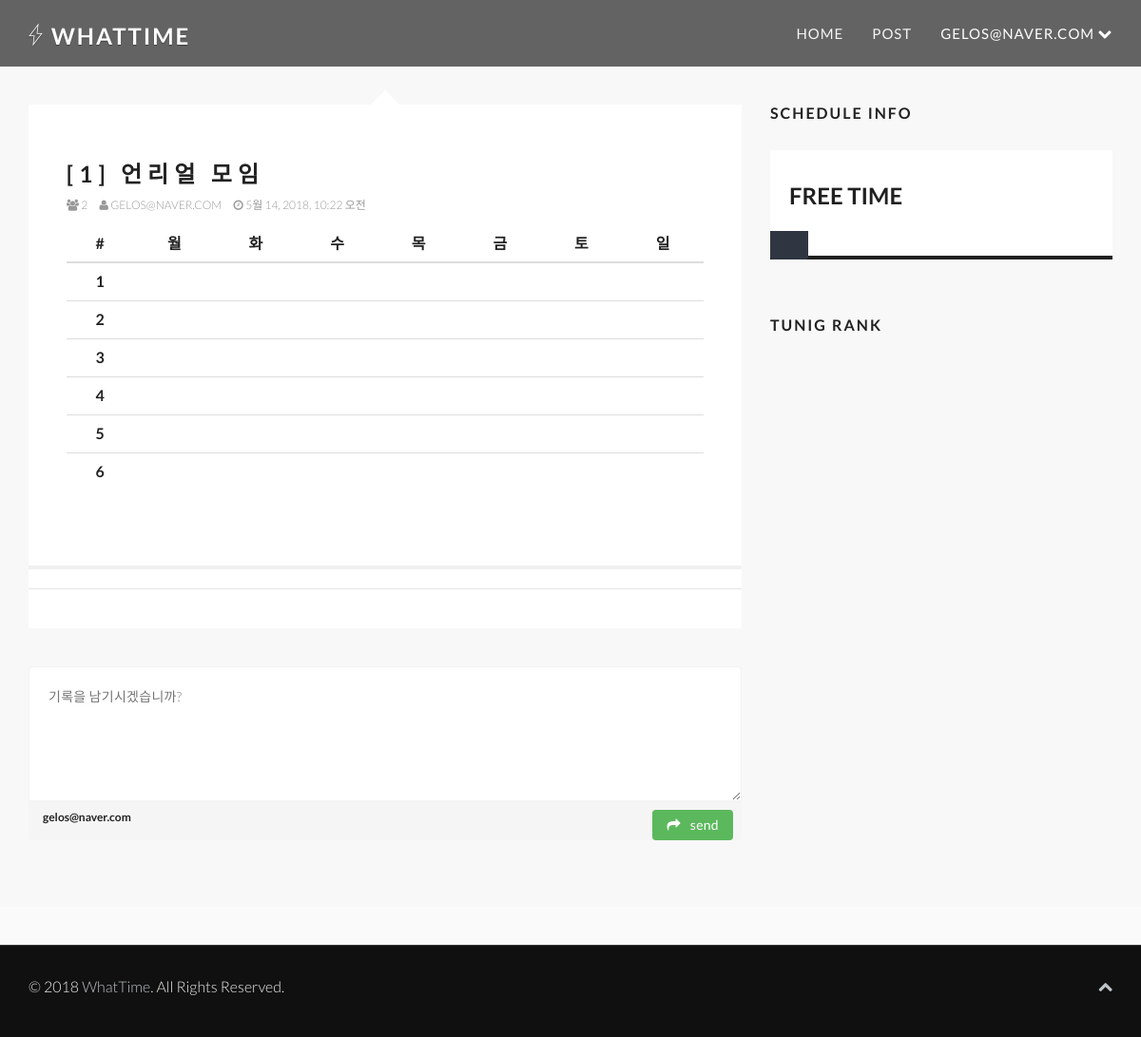
/post/1/post/ (signed in), run on an earlier commit of the app's database.
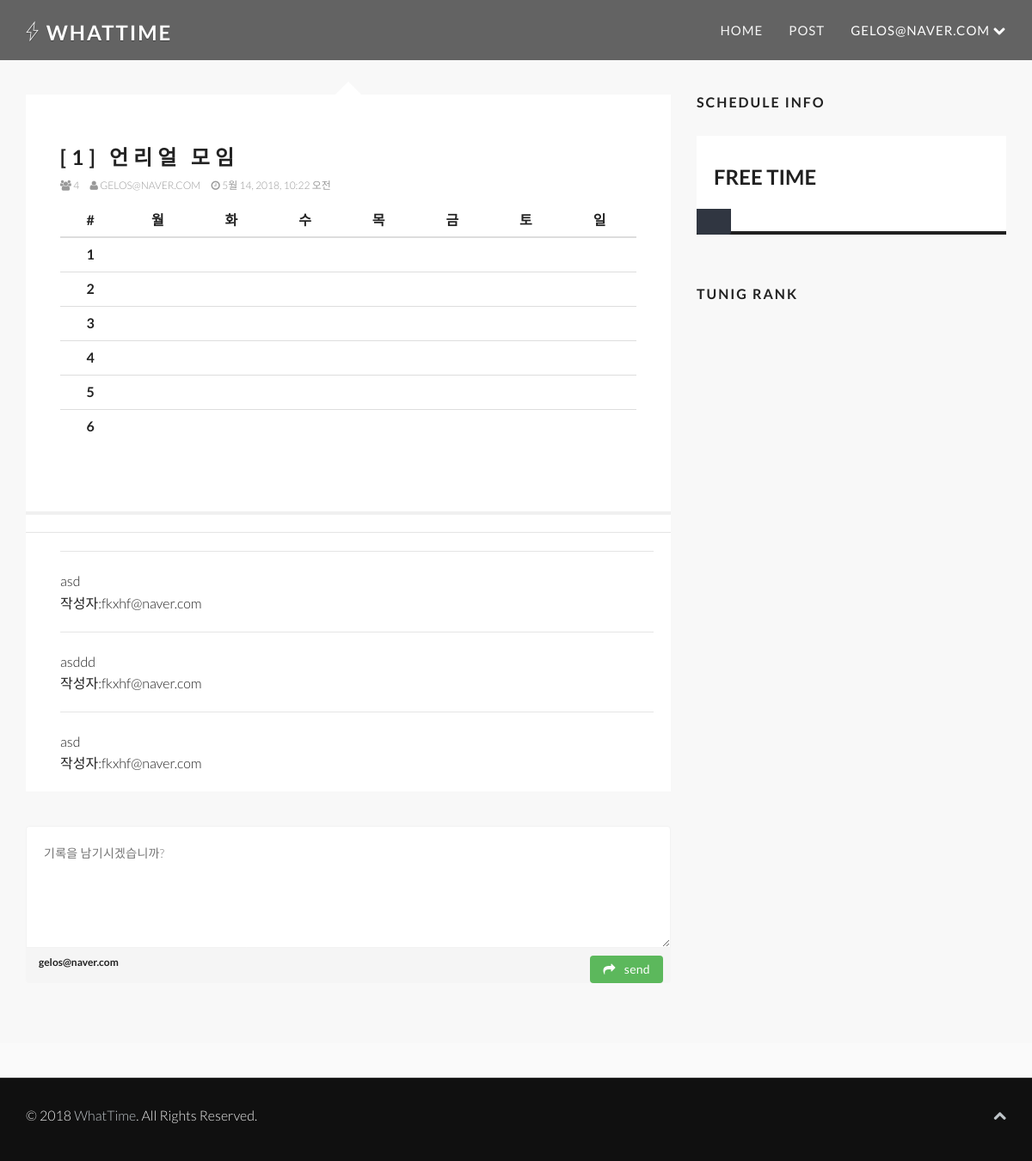
And on a later commit of the database.
### postpage/models.py (models this page shows, shortened)
class Post(models.Model):
    title = models.CharField('제목',max_length=120)
    author = models.ForeignKey(User,on_delete=models.CASCADE)
    password = models.CharField('비밀번호',max_length=120)
    use_user = models.ManyToManyField(User,blank=True,verbose_name='user_User_related',
        related_name='use_user_related',through='use')
    created_at = models.DateTimeField(auto_now_add=True)

class Comment(models.Model):
    user = models.ForeignKey(User, on_delete=models.CASCADE)
    post = models.ForeignKey(Post,on_delete=models.CASCADE)
    message = models.TextField('댓글')
    created_at = models.DateTimeField(auto_now_add=True)
    updated_at = models.DateTimeField(auto_now=True)

### authpage/models.py (models this page shows, shortened)
class User(AbstractBaseUser):
    email = models.EmailField(_('email address'), unique=True, validators=[validate_email])
    is_active = models.BooleanField(_('active'), default=True)
    is_staff = models.BooleanField(default=False)
    is_superuser = models.BooleanField(default=False)
    objects = UserManager()
    USERNAME_FIELD = 'email'
    REQUIRED_FIELDS = []
    def get_session_auth_hash(self):
        key_salt = "django.contrib.auth.models.AbstractBaseUser.get_session_auth_hash"
        return salted_hmac(key_salt, self.password).hexdigest()
    def __str__(self):
        return str(self.email)

### postpage/views.py (the view)
# urls.py: path('<int:pk>/post/',views.post_view,name="post"), #모임보기
@login_required
def post_view(request,pk):
    post = Post.objects.get(pk=pk) #먼저 게시글에 대한 정보를 가져온다.
    comments = post.comment_set.all()
    if request.POST:
        Comment.objects.create(
            user = request.user,
            post = post,
            message = request.POST.get('message')
        )
    print(comments)
    context= {
        'post':post,
        'comments':comments,
        }
    return render(request, 'postpage/post_view.html',context)

### postpage/templates/postpage/post_view.html (shortened to what the changed rows need)
{% extends 'base.html' %}
{% load static %}
{% block content %}
     <div id="content-wrapper">
        <section id="blog" class="white">
            <div class="container">
                <div class="row">
                    <div class="col-sm-8 col-sm-pull-4">
                        <div class="blog">
                            <div class="blog-item">
                                <div class="blog-content fade-down">
                                    <h3 class="main-title">[{{post.id}}] {{post.title}}</h3>
                                    <div class="entry-meta">
                                        <span><i class="fa fa-users"></i> <a href="#">{{post.use_set.count}}</a></span>
                                        <span><i class="fa fa-user"></i> <a href="#"> {{post.author}}</a></span>
                                        <span><i class="fa fa-clock-o"></i> {{post.created_at}}</span>
                                    </div>
                                    <table class="table text-center">
                                        <thead class="thead-dark">
                                            <tr>
                                                <th scope="col" style="text-align:center">#</th>
                                                <th scope="col" style="text-align:center">월</th>
                                                <th scope="col" style="text-align:center">화</th>
                                                <th scope="col" style="text-align:center">수</th>
                                                <th scope="col" style="text-align:center">목</th>
                                                <th scope="col" style="text-align:center">금</th>
                                                <th scope="col" style="text-align:center">토</th>
                                                <th scope="col" style="text-align:center">일</th>
                                            </tr>
                                        </thead>
                                        <tbody>
                                            <tr>
                                                <th scope="row" style="text-align:center">1</th>
                                            </tr>
                                            <tr>
                                                <th scope="row" style="text-align:center">2</th>
                                            </tr>
                                            <tr>
                                                <th scope="row" style="text-align:center">3</th>
                                            </tr>
                                            <tr>
                                                <th scope="row" style="text-align:center">4</th>
                                            </tr>
                                            <tr>
                                                <th scope="row" style="text-align:center">5</th>
                                            </tr>
                                            <tr>
                                                <th scope="row" style="text-align:center">6</th>
                                            </tr>
                                        </tbody>
                                    </table>
                                </div>
                                <div id="comment">
                                    <ul class="comment_list">
                                       {% for comment in comments %}
                                       <hr/>
                                       <li class="tag-cloud">{{comment.message}}<br/>작성자:{{comment.user}}</li>
                                       {% endfor %}
                                    </ul>
                                </div>
                            </div>
                        </div>
                    </div>
                </div>
            </div>
        </section>
    </div>
{% endblock content %}

What changed in the data, as far as the page shows it:
computed for Post "언리얼 모임": use_set.count "2" → "4"
added Comment: message "asd", user "fkxhf@naver.com"
added Comment: message "asddd", user "fkxhf@naver.com"
added Comment: message "asd", user "fkxhf@naver.com"
